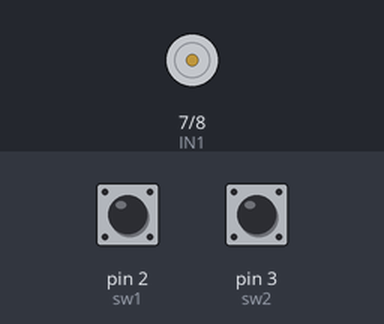
Bench run of a sketch on a simulated Arduino Uno, built with avr-gcc and run on an emulated ATmega328P. Parts: motor-driver pin pairs drawn as motors (green arrow = first pin HIGH = forward, orange = second pin HIGH = backward, longer = more drive, scaled by the enable pin). Inputs (shaded band) come from the test bench; at power-on: pin 2 (sw1) LOW, pin 3 (sw2) LOW. What the sketch prints to the serial monitor is not drawn.

Above: at 1.2 s.
1.3 s: pin 2 (sw1) pulled HIGH for 0.15 s
At 2.2 s:
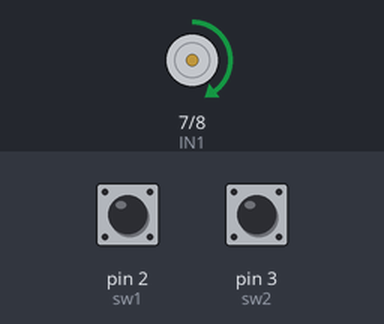
At 7.2 s:
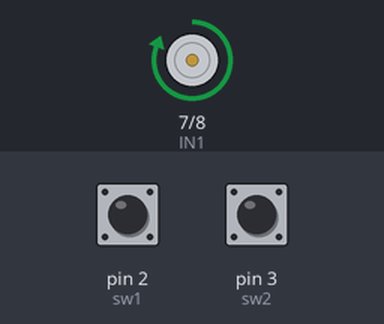
Timing chart, 0 to 12.8 s (numbered marks = the images above; inputs shaded):
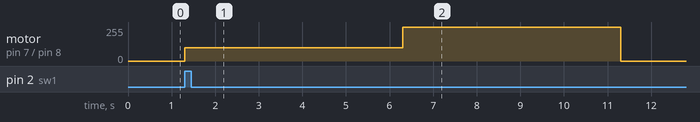

The sketch:

GearMotor_test.ino
```cpp
int IN1 = 7; int IN2 = 8; int ENA = 6; // 아날로그 신호의 경우 3, 5, 6, 9, 10, 11번만 가능
int sw1 = 2; int sw2 = 3;

void setup() { // 핀 설정
  pinMode(sw1, INPUT); pinMode(sw2, INPUT);
  pinMode(IN1, OUTPUT); pinMode(IN2, OUTPUT); pinMode(ENA, OUTPUT);
  Serial.begin(9600);
  Serial.println("모터 제어 테스트 시작");
}

void motorForward(int speed) { // 정회전 함수
  digitalWrite(IN1, HIGH); digitalWrite(IN2, LOW); analogWrite(ENA, speed); // 0~255
}

void motorBackward(int speed) { // 역회전 함수
  digitalWrite(IN1, LOW); digitalWrite(IN2, HIGH); analogWrite(ENA, speed);
}

void motorStop() { // 모터 정지 함수
  digitalWrite(IN1, LOW); digitalWrite(IN2, LOW); analogWrite(ENA, 0);
}

void loop() {
  sw1 = digitalRead(2); sw2 = digitalRead(3);
  if(sw1 == 1) {
    Serial.println("정회전 : 속도 100");
    motorForward(100);
    delay(5000);
    Serial.println("정회전 : 속도 255 (최대)");
    motorForward(255);
    delay(5000);
    Serial.println("정지");
    motorStop();
    delay(1500);
  }
  if(sw2 == 1) {
    Serial.println("역회전 : 속도 200");
    motorBackward(200);
    delay(2000);
    Serial.println("정지");
    motorStop();
    delay(1500);
  }
}
```

Measured:
- after the input at 1.3 s, motor on pin 7 (IN1) / pin 8 (IN2): stopped → forward 100/255 at once, → forward 255/255 5.0 s later, → stopped 5.0 s later
